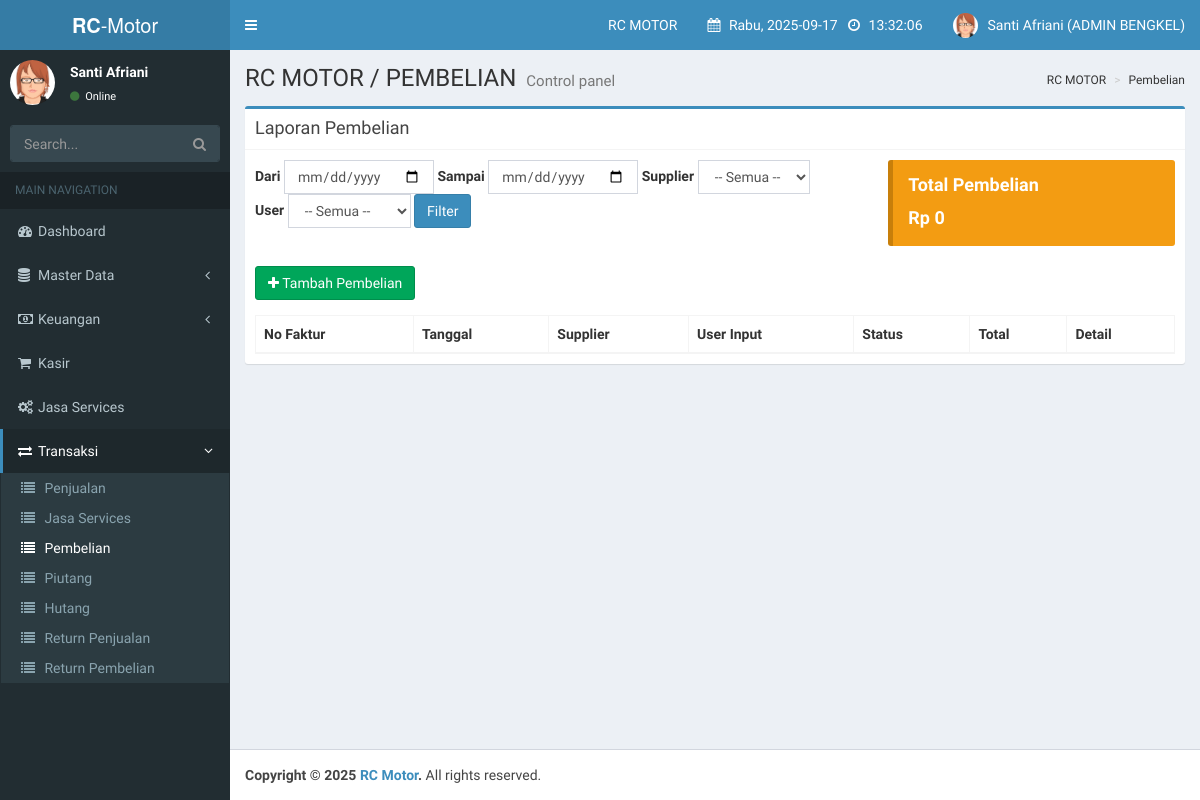
Before: /index.php?page=pembelian (signed in) with the older database file.
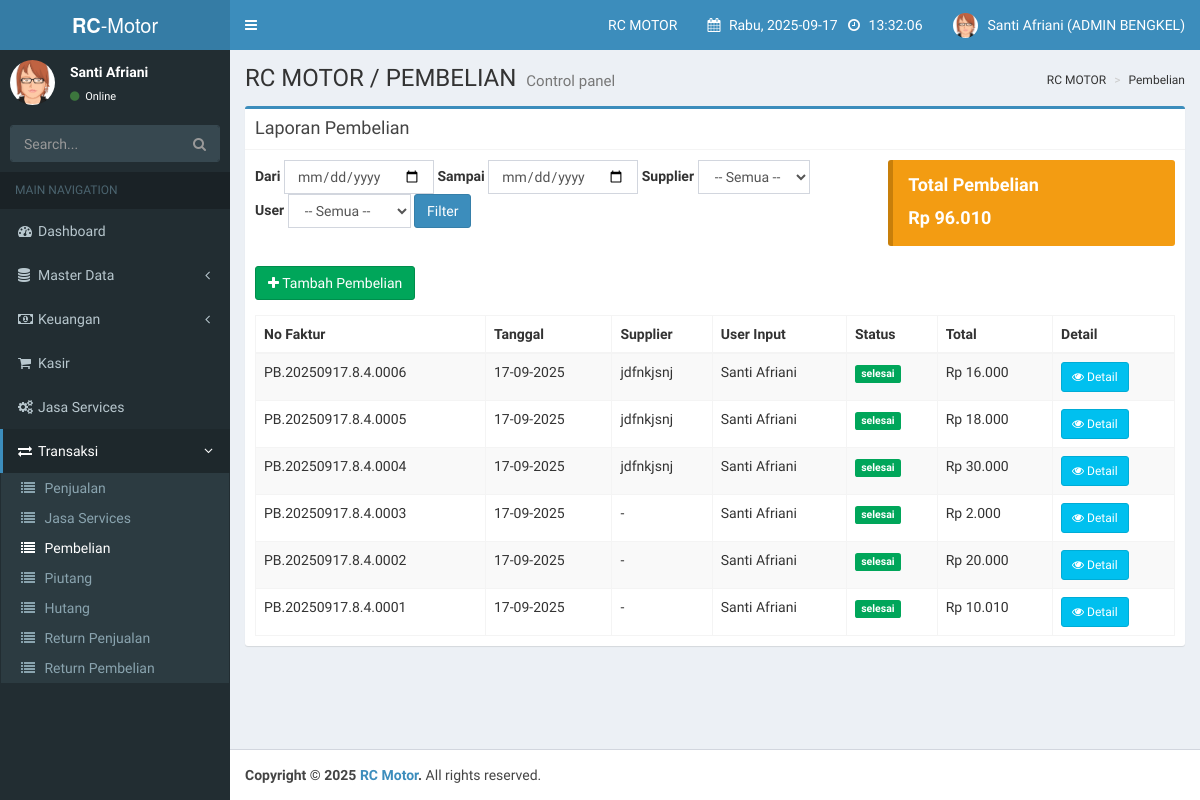
After: the same page with the newer database file.
### tables this page shows
CREATE TABLE `transaksi` (
  `id_transaksi` int(11) NOT NULL AUTO_INCREMENT,
  `no_faktur` varchar(50) NOT NULL,
  `tanggal` datetime NOT NULL DEFAULT current_timestamp(),
  `jenis` enum('penjualan','pembelian') NOT NULL,
  `metode_bayar` varchar(50) NOT NULL,
  `total` decimal(15,2) NOT NULL DEFAULT 0.00,
  `discount` decimal(50,2) NOT NULL,
  `total_bayar` decimal(15,2) NOT NULL,
  `uang_bayar` decimal(15,2) NOT NULL,
  `kembalian` decimal(15,2) NOT NULL,
  `id_user` int(11) DEFAULT NULL,
  `id_supplier` int(11) DEFAULT NULL,
  `id_pelanggan` int(11) DEFAULT NULL,
  `id_teknisi` int(11) DEFAULT NULL,
  `kendaraan` varchar(50) DEFAULT NULL,
  `no_polisi` varchar(50) DEFAULT NULL,
  `id_bengkel` int(11) NOT NULL,
  `status` enum('selesai','pending') DEFAULT 'selesai',
  PRIMARY KEY (`id_transaksi`),
  UNIQUE KEY `no_faktur` (`no_faktur`),
  KEY `id_supplier` (`id_supplier`),
  KEY `id_pelanggan` (`id_pelanggan`),
  KEY `id_bengkel` (`id_bengkel`),
  CONSTRAINT `transaksi_ibfk_1` FOREIGN KEY (`id_supplier`) REFERENCES `suppliers` (`id_supplier`) ON DELETE SET NULL,
  CONSTRAINT `transaksi_ibfk_2` FOREIGN KEY (`id_pelanggan`) REFERENCES `pelanggans` (`id_pelanggan`) ON DELETE SET NULL,
  CONSTRAINT `transaksi_ibfk_3` FOREIGN KEY (`id_bengkel`) REFERENCES `bengkels` (`id_bengkel`) ON DELETE CASCADE
);

CREATE TABLE `suppliers` (
  `id_supplier` int(11) NOT NULL AUTO_INCREMENT,
  `nama_supplier` varchar(100) NOT NULL,
  `alamat` text DEFAULT NULL,
  `telepon` varchar(20) DEFAULT NULL,
  `bengkel_id` int(11) NOT NULL,
  `created_at` timestamp NOT NULL DEFAULT current_timestamp(),
  `updated_at` timestamp NOT NULL DEFAULT current_timestamp() ON UPDATE current_timestamp(),
  PRIMARY KEY (`id_supplier`),
  KEY `bengkel_id` (`bengkel_id`),
  CONSTRAINT `suppliers_ibfk_1` FOREIGN KEY (`bengkel_id`) REFERENCES `bengkels` (`id_bengkel`) ON DELETE CASCADE
);

CREATE TABLE `users` (
  `id_user` int(11) NOT NULL AUTO_INCREMENT,
  `nama_lengkap` varchar(100) NOT NULL,
  `email` varchar(100) NOT NULL,
  `password` varchar(255) NOT NULL,
  `role` enum('super_user','owner_bengkel','admin_bengkel','teknisi') NOT NULL,
  `bengkel_id` int(11) DEFAULT NULL,
  `created_at` timestamp NOT NULL DEFAULT current_timestamp(),
  `updated_at` timestamp NOT NULL DEFAULT current_timestamp() ON UPDATE current_timestamp(),
  PRIMARY KEY (`id_user`),
  UNIQUE KEY `email` (`email`),
  KEY `bengkel_id` (`bengkel_id`),
  CONSTRAINT `users_ibfk_1` FOREIGN KEY (`bengkel_id`) REFERENCES `bengkels` (`id_bengkel`) ON DELETE SET NULL
);

### pages/admin_bengkel/pembelian.php (the view, shortened to what this page needs)
<?php
$tgl_dari = $_GET['tgl_dari'] ?? '';
$tgl_sampai = $_GET['tgl_sampai'] ?? '';
$where = "WHERE t.no_faktur LIKE '%PB%'";
$total_pembelian = 0;
$q_total = mysqli_query($conn, "
    SELECT SUM(t.total) as total_pembelian
    FROM transaksi t
    $where AND id_bengkel = '$id_bengkel'
");
if ($row = mysqli_fetch_assoc($q_total)) {
    $total_pembelian = $row['total_pembelian'] ?? 0;
}
$query_laporan = mysqli_query($conn, "
    SELECT t.no_faktur, t.tanggal, p.nama_supplier, u.nama_lengkap, t.total, t.status
    FROM transaksi t
    LEFT JOIN suppliers p ON t.id_supplier = p.id_supplier
    LEFT JOIN users u ON t.id_user = u.id_user
    $where AND id_bengkel = '$id_bengkel'
    ORDER BY t.tanggal DESC
");
?>
<div class="box box-primary">
    <div class="box-header with-border">
        <h3 class="box-title">Laporan Pembelian</h3>
    </div>
    <div class="box-body">
        <div class="row">
            <div class="col-md-8">
                <form method="get" class="form-inline" style="margin-bottom: 20px;">
                    <div class="form-group">
                        <label>Dari</label>
                        <input type="date" name="tgl_dari" class="form-control" value="<?= $tgl_dari ?>">
                    </div>
                    <div class="form-group">
                        <label>Sampai</label>
                        <input type="date" name="tgl_sampai" class="form-control" value="<?= $tgl_sampai ?>">
                    </div>
                    <div class="form-group">
                        <label>Supplier</label>
                        <select name="id_supplier" class="form-control">
                            <option value="">-- Semua --</option>
                        </select>
                    </div>
                    <div class="form-group">
                        <label>User</label>
                        <select name="id_user" class="form-control">
                            <option value="">-- Semua --</option>
                        </select>
                    </div>
                    <button type="submit" class="btn btn-primary">Filter</button>
                </form>
            </div>
            <div class="col-md-4">
                <div class="callout callout-warning" style="margin-bottom: 20px;">
                    <h4>Total Pembelian</h4>
                    <p style="font-size: 18px; font-weight: bold;">Rp <?= number_format($total_pembelian, 0, ',', '.'); ?></p>
                </div>
            </div>
        </div>
        <div class="row" style="margin-bottom: 15px;">
            <div class="col-md-12 text-left">
                <button class="btn btn-success" data-toggle="modal" data-target="#modalTransaksiPembelian">
                <i class="fa fa-plus"></i> Tambah Pembelian
                </button>
            </div>
        </div>
        <table id="tableLaporan" class="table table-bordered table-striped">
            <thead>
                <tr>
                    <th>No Faktur</th>
                    <th>Tanggal</th>
                    <th>Supplier</th>
                    <th>User Input</th>
                    <th>Status</th>
                    <th>Total</th>
                    <th>Detail</th>
                </tr>
            </thead>
            <tbody>
                <?php while ($row = mysqli_fetch_assoc($query_laporan)) : ?>
                    <tr>
                        <td><?= htmlspecialchars($row['no_faktur']); ?></td>
                        <td><?= date('d-m-Y', strtotime($row['tanggal'])); ?></td>
                        <td><?= htmlspecialchars($row['nama_supplier'] ?? '-'); ?></td>
                        <td><?= htmlspecialchars($row['nama_lengkap'] ?? '-'); ?></td>
                        <td>
                            <?php if ($row['status'] == 'selesai') : ?>
                                <span class="label label-success">selesai</span>
                            <?php else : ?>
                                <span class="label label-warning"><?= htmlspecialchars($row['status']); ?></span>
                            <?php endif; ?>
                        </td>
                        <td>Rp <?= number_format($row['total'], 0, ',', '.'); ?></td>
                        <td>
                            <button class="btn btn-info btn-sm btn-detail" data-faktur="<?= htmlspecialchars($row['no_faktur']); ?>">
                                <i class="fa fa-eye"></i> Detail
                            </button>
                        </td>
                    </tr>
                <?php endwhile; ?>
            </tbody>
        </table>
    </div>
</div>

Changed rows visible on the page:
added transaksi: no_faktur "PB.20250917.8.4.0006", tanggal "17-09-2025", id_supplier.nama_supplier "jdfnkjsnj", id_user.nama_lengkap "Santi Afriani", status "selesai", total "16.000"
added transaksi: no_faktur "PB.20250917.8.4.0005", tanggal "17-09-2025", id_supplier.nama_supplier "jdfnkjsnj", id_user.nama_lengkap "Santi Afriani", status "selesai", total "18.000"
added transaksi: no_faktur "PB.20250917.8.4.0004", tanggal "17-09-2025", id_supplier.nama_supplier "jdfnkjsnj", id_user.nama_lengkap "Santi Afriani", status "selesai", total "30.000"
added transaksi: no_faktur "PB.20250917.8.4.0003", tanggal "17-09-2025", nama_supplier "-", id_user.nama_lengkap "Santi Afriani", status "selesai", total "2.000"
added transaksi: no_faktur "PB.20250917.8.4.0002", tanggal "17-09-2025", nama_supplier "-", id_user.nama_lengkap "Santi Afriani", status "selesai", total "20.000"
added transaksi: no_faktur "PB.20250917.8.4.0001", tanggal "17-09-2025", nama_supplier "-", id_user.nama_lengkap "Santi Afriani", status "selesai", total "10.010"
Other visible differences:
$total_pembelian: "0" → "96.010"
